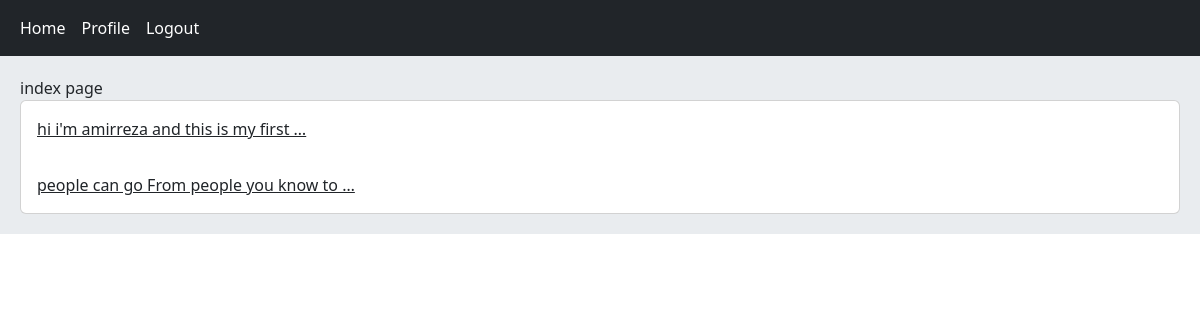
The page / (signed in) on the database its author committed.
### home/models.py (models this page shows, shortened)
class Post(models.Model):
    user = models.ForeignKey(User,on_delete=models.CASCADE)
    body = models.TextField()
    slug = models.SlugField()
    created = models.DateTimeField(auto_now_add=True)
    updated = models.DateTimeField(auto_now=True)

### home/views.py (the view)
# urls.py: path('',views.HomeView.as_view(), name='home'),
class HomeView(View):
    def get(self,request):
        posts = Post.objects.all()
        return render(request,'home/index.html',{'posts':posts})

### home/templates/home/index.html
{% extends 'base.html' %}
{% block content %}
  index page
  <div class="card">
    {% for post in posts %}
        <a href="{% url 'home:post_detail' post.id post.slug %}" class="card-body">{{post.body|truncatewords:8}}</a>
    {% endfor %}
  </div>
{% endblock%}

### rows shown on the page
Post: body "hi i'm amirreza and this is my first …"
Post: body "people can go From people you know to …"
